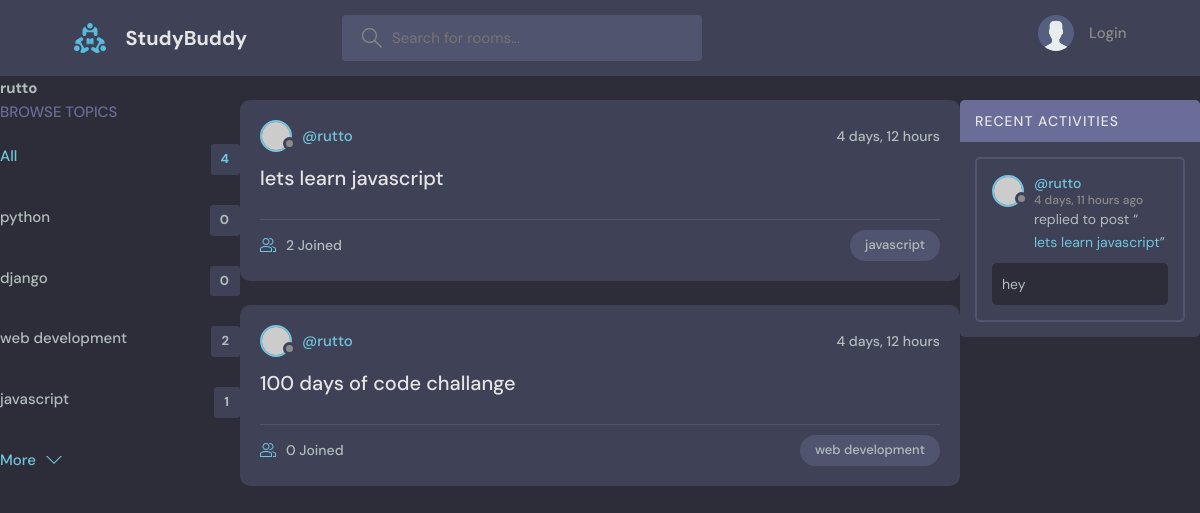
Page /room/profile/1/ on the earlier database version.
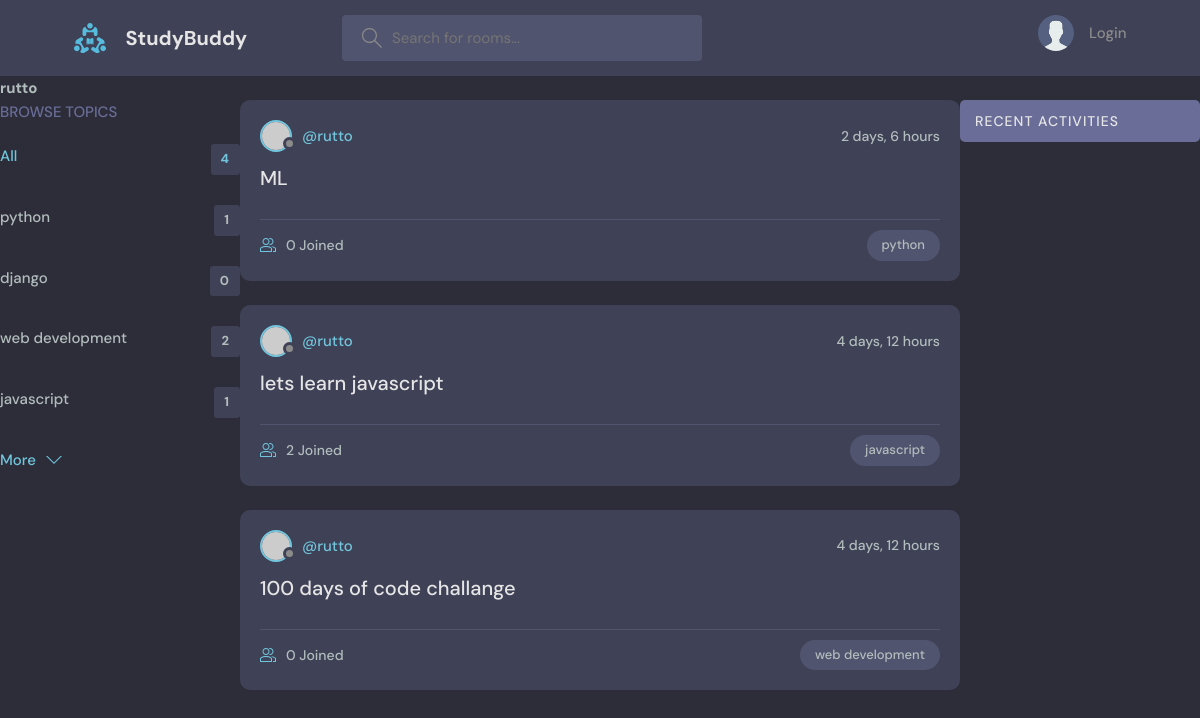
Same page on the later database version.
### base/models.py (models this page shows, shortened)
class Topic(models.Model):
    name = models.CharField(max_length=200)

class Room(models.Model):
    name = models.CharField(max_length=200)
    description = models.TextField(null=True, blank=True)
    updated = models.DateTimeField(auto_now=True)
    created = models.DateTimeField(auto_now_add=True)
    host = models.ForeignKey(User, on_delete=models.SET_NULL, null=True)
    participants = models.ManyToManyField(User , related_name='participants', blank=True)
    topic = models.ForeignKey('Topic', on_delete=models.SET_NULL, null=True)
    class Meta:
        ordering = ['-updated', '-created']
    def __str__(self):
        return self.name

class Message(models.Model):
    room = models.ForeignKey(Room, on_delete=models.CASCADE)
    body = models.TextField()
    updated = models.DateTimeField(auto_now=True)
    created = models.DateTimeField(auto_now_add=True)
    user = models.ForeignKey(User, on_delete=models.CASCADE)
    class Meta:
        ordering = ['-updated', '-created']

### base/views.py (the view)
# urls.py: path( 'profile/<int:pk>/', views.userProfile, name='user-profile'),
def userProfile (request, pk):
    user = User.objects.get(id=pk)
    rooms = user.room_set.all()
    room_messages = user.message_set.all()
    topics = Topic.objects.all()
    context = {'user': user, 'rooms': rooms, 'room_messages': room_messages, 'topics': topics}
    return render(request, 'base/profile.html', context)

### base/templates/base/profile.html (shortened to what this page needs)
{% extends 'main.html' %}
{% block content %}
<h1>{{user.username}}</h1>
<div class="profile-container">
    <div>
        {% include 'base/topic_component.html'  %}
    </div>
    <div>
        {% include 'base/feed_component.html'  %}
    </div>
    <div>
        {%  include 'base/activity_component.html'  %}
    </div>
</div>
{% endblock content %}

### templates/main.html (shortened to what this page needs)
<!DOCTYPE html>
{% load static %}
<html lang="en">
  <head>
    <link rel="stylesheet" href="{% static 'styles/style.css' %}" />
  </head>
  <body>
    {% include 'navbar.html'  %}
    {% block content %}
    {% endblock %}
</html>

### templates/navbar.html (shortened to what this page needs)
{% load static  %}
<header class="header header--loggedIn">
    <div class="container">
      <a href="{% url 'home' %}" class="header__logo">
        <img src="{% static 'images/logo.svg'  %}" />
        <h1>StudyBuddy</h1>
      </a>
      <form class="header__search" method="GET" action="{% url 'home'  %}">
        <label>
          <input  name="q"  placeholder="Search for rooms..." />
        </label>
      </form>
      <nav class="header__menu">
        {% if request.user.is_authenticated %}
        <div class="header__user">
          <a href="profile.html">
            <div class="avatar avatar--medium active">
              <img src="https://randomuser.me/api/portraits/men/37.jpg" />
            </div>
            <p>{{request.user.username}}<span>@{{request.user.username}}</span></p>
          </a>
          <button class="dropdown-button">
            <svg version="1.1" xmlns="http://www.w3.org/2000/svg" width="32" height="32" viewBox="0 0 32 32">
              <title>chevron-down</title>
              <path d="M16 21l-13-13h-3l16 16 16-16h-3l-13 13z"></path>
            </svg>
          </button>
        </div>
        {% else  %}
        <a href="{% url 'login'  %}">
          <img src="{%  static 'images/avatar.svg' %}" />
          <p>Login</p>
        </a>
        {% endif %}
      </nav>
    </div>
  </header>

### base/templates/base/topic_component.html
<div class="topics">
    <div class="topics__header">
      <h2>Browse Topics</h2>
    </div>
    <ul class="topics__list">
      <li>
        <a href="{% url 'home'  %}" class="active">All <span>{{topics.count}}</span></a>
      </li>
      {% for topic in topics  %}
      <li>
        <a href="{% url 'home' %}?q={{topic.name}}">{{topic.name}} <span>{{topic.room_set.all.count}}</span></a>
      </li>
      {% endfor %}
    </ul>
    <a class="btn btn--link" href="topics.html">
      More
      <svg version="1.1" xmlns="http://www.w3.org/2000/svg" width="32" height="32" viewBox="0 0 32 32">
        <title>chevron-down</title>
        <path d="M16 21l-13-13h-3l16 16 16-16h-3l-13 13z"></path>
      </svg>
    </a>
  </div>

### base/templates/base/feed_component.html (shortened to what this page needs)
{% for room in rooms %}
<div class="roomListRoom">
    <div class="roomListRoom__header">
      <a href="{% url 'user-profile' room.host.id  %}" class="roomListRoom__author">
        <div class="avatar avatar--small">
          <img src="https://randomuser.me/api/portraits/women/11.jpg" />
        </div>
        <span>@{{room.host.username}}</span>
      </a>
      <div class="roomListRoom__actions">
        <span>{{room.created|timesince}}</span>
      </div>
    </div>
    <div class="roomListRoom__content">
      <a href="{% url 'room' room.id  %}">{{room.name}}</a>
    </div>
    <div class="roomListRoom__meta">
      <a href="{% url 'room' room.id  %}" class="roomListRoom__joined">
        {{room.participants.all.count}} Joined
      </a>
      <p class="roomListRoom__topic">{{room.topic.name}}</p>
    </div>
  </div>
{% endfor %}

### base/templates/base/activity_component.html (shortened to what this page needs)
<div class="activities">
    <div class="activities__header">
      <h2>Recent Activities</h2>
    </div>
    {% for message in room_messages  %}
    <div class="activities__box">
      <div class="activities__boxHeader roomListRoom__header">
        <a href="{% url 'user-profile' message.user.id  %}" class="roomListRoom__author">
          <div class="avatar avatar--small">
            <img src="https://randomuser.me/api/portraits/women/11.jpg" />
          </div>
          <p>
            @{{message.user}}
            <span>{{message.created|timesince}} ago</span>
          </p>
        </a>
      </div>
      <div class="activities__boxContent">
        <p>replied to post “<a href="{% url 'room' message.room.id %}">{{message.room}}</a>”</p>
        <div class="activities__boxRoomContent">
         {{message.body}}
      </div>
    </div>
    {% endfor %}
  </div>

### base/templates/base/profile.html (style rules this page uses)
.profile-container { display: grid; grid-template-columns: 1fr 3fr 1fr; }

Differences in the rows shown:
removed Message: user "rutto", created "4 days, 11 hours", room "lets learn javascript", body "hey"
computed for Topic "python": room_set.all.count "0" → "1"
added Room: host.username "rutto", created "2 days, 6 hours", name "ML", participants.all.count "0", topic.name "python"
